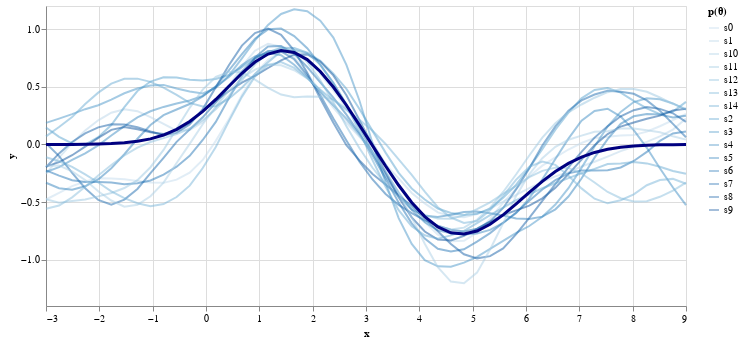

This figure's notebook cell:
### Code cell
sample_posterior(x_train, torch.linspace(-3, 9, 50).unsqueeze(0).t(), y_train, sample_no=15)

### Figure 1 — Vega-Lite specification as saved in the notebook (floating-point values rounded to 4 significant figures; data arrays with more than 128 entries replaced by an {"elided": "..."} marker saying what was removed)
{"$schema": "https://vega.github.io/schema/vega-lite/v3.2.1.json", "config": {"mark": {"tooltip": null}, "view": {"height": 300, "width": 400}}, "datasets": {"data-85f4feb3359b23fbf982a7399fb80774": {"elided": "800 records"}}, "layer": [{"data": {"name": "data-85f4feb3359b23fbf982a7399fb80774"}, "encoding": {"color": {"field": "series", "legend": {"title": "p(θ)"}, "scale": {"scheme": "blues"}, "type": "ordinal"}, "x": {"field": "x", "type": "quantitative"}, "y": {"field": "y", "type": "quantitative"}}, "mark": {"opacity": 0.5, "strokeWidth": 2, "type": "line"}, "transform": [{"filter": "(datum.series !== 'fit')"}]}, {"data": {"name": "data-85f4feb3359b23fbf982a7399fb80774"}, "encoding": {"x": {"field": "x", "type": "quantitative"}, "y": {"field": "y", "type": "quantitative"}}, "mark": {"color": "navy", "strokeWidth": 3, "type": "line"}, "transform": [{"filter": "(datum.series === 'fit')"}], "width": 640}], "resolve": {"scale": {"color": "independent"}}}
